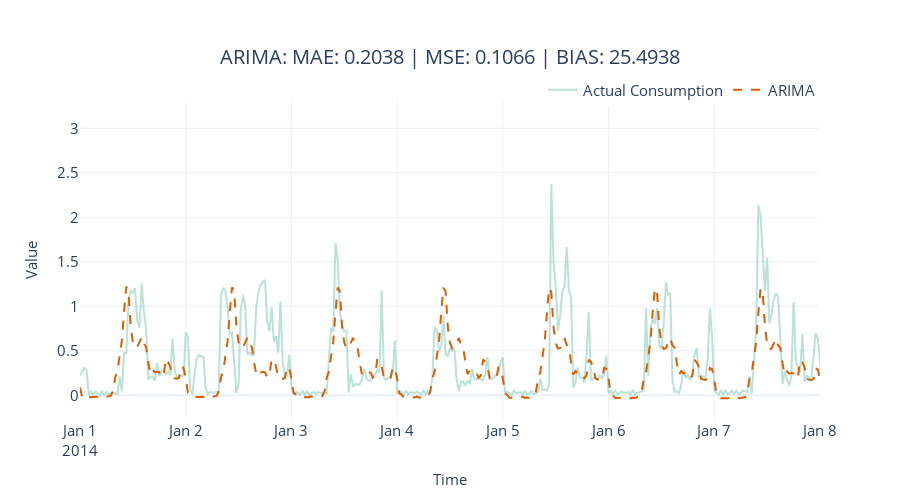

Notebook code cell kept with this figure:
### Code cell
model_name = ['ARIMA']
model_display_name = ['ARIMA']

fig = plot_forecast(results, forecast_columns=model_name, forecast_display_names=model_display_name, timestamp_col ='timestamp')
fig = format_plot(fig, title=f"{model_name[0]}: "\
                  f"MAE: {metrics.loc[metrics.Model==model_name[0]][['mae']].iloc[0].item():.4f} | "\
                  f"MSE: {metrics.loc[metrics.Model==model_name[0]][['mse']].iloc[0].item():.4f} | "\
                  # f"MASE: {metrics.loc[metrics.Model==model_name[0]][['mase']].iloc[0].item():.4f} | "\
                  f"BIAS: {metrics.loc[metrics.Model==model_name[0]][['forecast_bias']].iloc[0].item():.4f}")
fig.update_xaxes(type="date", range=["2014-01-01", "2014-01-08"])
#fig.write_image("imgs/chapter_4/ARIMA.png")
fig.show()

### Figure 1 — Plotly figure (JSON) as saved in the notebook; plotly's stock layout.template omitted (floating-point values rounded to 4 significant figures; data arrays with more than 128 entries replaced by an {"elided": "..."} marker saying what was removed)
{"data": [{"line": {"color": "rgba(27,158,119, 0.3)"}, "mode": "lines", "name": "Actual Consumption", "type": "scatter", "x": {"elided": "1488 str values"}, "y": {"elided": "1488 float values"}}, {"line": {"color": "rgba(217,95,2, 1)", "dash": "dash"}, "mode": "lines", "name": "ARIMA", "type": "scatter", "x": {"elided": "1488 str values"}, "y": {"elided": "1488 float values"}}], "layout": {"autosize": false, "height": 500, "legend": {"font": {"size": 15}, "orientation": "h", "title": {}, "x": 1, "xanchor": "right", "y": 0.98, "yanchor": "bottom"}, "title": {"font": {"size": 20}, "text": "ARIMA: MAE: 0.2038 | MSE: 0.1066 | BIAS: 25.4938", "x": 0.5, "xanchor": "center", "yanchor": "top"}, "width": 900, "xaxis": {"range": ["2014-01-01", "2014-01-08"], "tickfont": {"size": 15}, "title": {"font": {"size": 15}, "text": "Time"}, "type": "date"}, "yaxis": {"tickfont": {"size": 15}, "title": {"font": {"size": 15}, "text": "Value"}}}}
